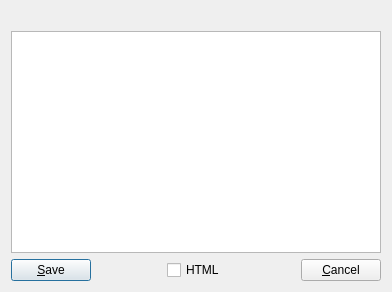
<?xml version="1.0" encoding="UTF-8"?>
<ui version="4.0">
 <class>editWindow</class>
 <widget class="QDialog" name="editWindow">
  <property name="geometry">
   <rect>
    <x>0</x>
    <y>0</y>
    <width>392</width>
    <height>292</height>
   </rect>
  </property>
  <property name="windowTitle">
   <string>Item Editor</string>
  </property>
  <layout class="QVBoxLayout" name="verticalLayout">
   <item>
    <widget class="QLabel" name="columnName">
     <property name="text">
      <string/>
     </property>
    </widget>
   </item>
   <item>
    <widget class="QTextEdit" name="textEdit"/>
   </item>
   <item>
    <layout class="QHBoxLayout" name="horizontalLayout">
     <item>
      <widget class="QPushButton" name="saveBtn">
       <property name="text">
        <string>&amp;Save</string>
       </property>
      </widget>
     </item>
     <item>
      <spacer name="horizontalSpacer">
       <property name="orientation">
        <enum>Qt::Horizontal</enum>
       </property>
       <property name="sizeHint" stdset="0">
        <size>
         <width>40</width>
         <height>20</height>
        </size>
       </property>
      </spacer>
     </item>
     <item>
      <widget class="QCheckBox" name="htmlmode">
       <property name="toolTip">
        <string>Preview as HTML</string>
       </property>
       <property name="text">
        <string>HTML</string>
       </property>
      </widget>
     </item>
     <item>
      <spacer name="horizontalSpacer_2">
       <property name="orientation">
        <enum>Qt::Horizontal</enum>
       </property>
       <property name="sizeHint" stdset="0">
        <size>
         <width>40</width>
         <height>20</height>
        </size>
       </property>
      </spacer>
     </item>
     <item>
      <widget class="QPushButton" name="cancelBtn">
       <property name="text">
        <string>&amp;Cancel</string>
       </property>
      </widget>
     </item>
    </layout>
   </item>
  </layout>
 </widget>
 <tabstops>
  <tabstop>textEdit</tabstop>
  <tabstop>htmlmode</tabstop>
  <tabstop>saveBtn</tabstop>
  <tabstop>cancelBtn</tabstop>
 </tabstops>
 <resources/>
 <connections>
  <connection>
   <sender>cancelBtn</sender>
   <signal>clicked()</signal>
   <receiver>editWindow</receiver>
   <slot>reject()</slot>
   <hints>
    <hint type="sourcelabel">
     <x>334</x>
     <y>278</y>
    </hint>
    <hint type="destinationlabel">
     <x>394</x>
     <y>243</y>
    </hint>
   </hints>
  </connection>
 </connections>
</ui>
